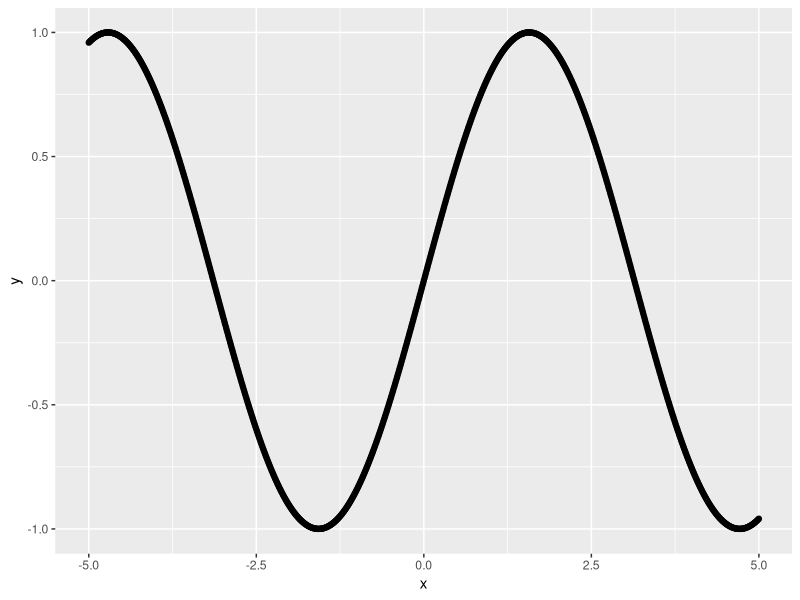
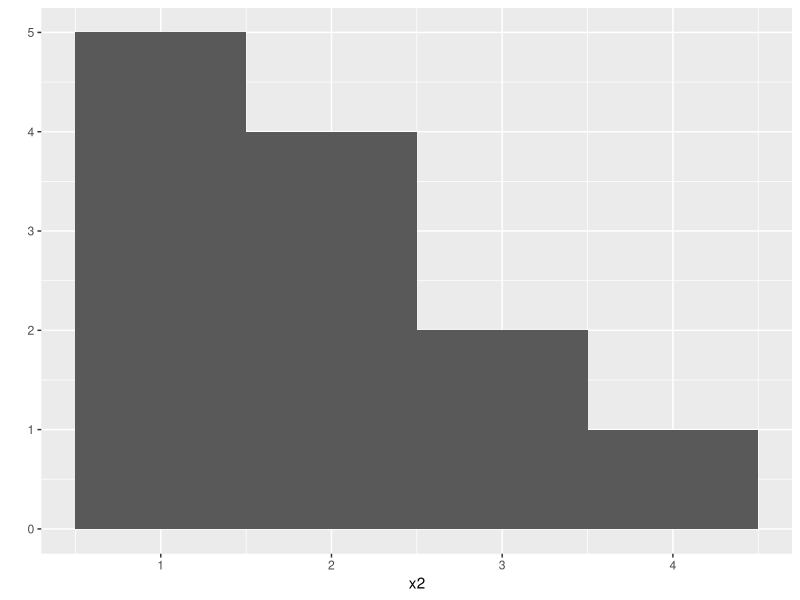
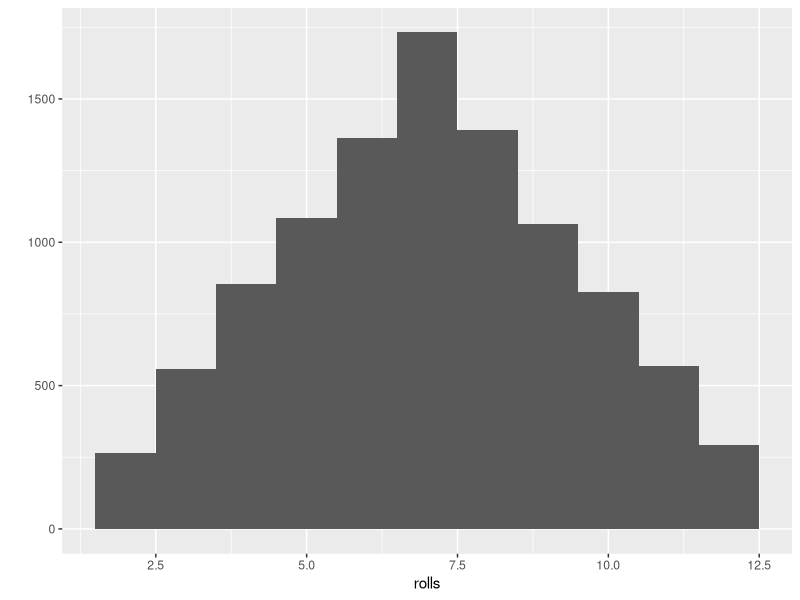

R code for these plots, in order:
## ---- chunk 1
knitr::opts_chunk$set(echo = TRUE)
## ---- chunk 2
die <- 1:6 # Creating a vector
die

die + 10 # Adds 1 to all vector elements 
die - 1 # Removes 1 from all vector elements
die / 2 # element wise division
die * 2 # element wise multiplication
## ---- chunk 3
1:2
4:9
1:2 - 4:9
## ---- chunk 4
die <- 1:6

die %*% die # Inner matrix multiplication

die %o% die # Outer matrix multiplication

## ---- chunk 5
round(3.1)   # Rounds the closer end (floor or ceil)
factorial(5) # Takes the factorial of the argument
mean(1:6)    # Returns the mean of the given argument 


# sample function takes two arguments vector and size 
# x allows us to define the range where to choose from
# and size determines how many random number to return
sample(x = 1:6, size = 2)  
## ---- chunk 6
args(sample)
## ---- chunk 7
# We assing function to a name holder
# If want to allow function to take parameters add 
# them in between paranthesises
my_function <- function() {
  # Here is function body
    # Indentation makes life easier!
}
## ---- chunk 8
roll <- function(bones = 1:6){
  dice <- sample(bones, size=2, replace = TRUE)
  sum(dice)
}

roll()
## ---- chunk 9
library("ggplot2")
x <- seq(from = -5, to = 5, by = 0.01)
y <- sin(x)
qplot(x, y) # Dense Scatter Plot
## ---- chunk 10
x2 <- c(1, 1, 1, 1, 1, 2, 2, 2, 2, 3, 3, 4)
qplot(x2, binwidth = 1) # Plotting an histogram
## ---- chunk 11
replicate(10, roll()) # We are replicating roll function 10 times 
## ---- chunk 12
rolls <- replicate(10000, roll())
qplot(rolls, binwidth = 1)
## ---- chunk 13
vec <- c(1,2,3,4,5) # 1:5 will do same
vec
is.vector(vec) # Check if is vector
## ---- chunk 14
a <- 1
is.vector(a) # Checks if vector
length(a) # Returns the length of the value passed
## ---- chunk 15
a <- 1L
b <- 1
typeof(a) # Shows the type 
typeof(b)
## ---- chunk 16
die
names(die) <- c("one", "two", "three", "four", "five", "six")
names(die)
attributes(die)
## ---- chunk 17
die + 1

# We can also remove the names by assigning NULL
names(die) <- NULL
die
## ---- chunk 18
dim(die) <- c(2, 3) # 2 rows 3 columns
die # dim attribute transforms vector into n dim matrix , 2 dimension in this case
## ---- chunk 19
die <- 1:6
m <- matrix(die, nrow = 2) # Matrix Function
m
## ---- chunk 20
ar <- array(c(11:14, 21:24, 31:34), dim = c(2, 2, 3))
ar
## ---- chunk 21
gender <- factor(c("male", "female", "female", "male"))
typeof(gender)
attributes(gender)
## ---- chunk 22
gender

unclass(gender)
## ---- chunk 23
list1 <- list(100:110, "R", list(TRUE, FALSE))
list1
## ---- chunk 24
card <- list("ace", "hearts", 1)
card
## ---- chunk 25
deck <- data.frame(
  face = c("king", "queen", "jack", "ten", "nine", "eight", "seven", "six",
    "five", "four", "three", "two", "ace", "king", "queen", "jack", "ten",
    "nine", "eight", "seven", "six", "five", "four", "three", "two", "ace",
    "king", "queen", "jack", "ten", "nine", "eight", "seven", "six", "five",
    "four", "three", "two", "ace", "king", "queen", "jack", "ten", "nine",
    "eight", "seven", "six", "five", "four", "three", "two", "ace"),
  
  suit = c("spades", "spades", "spades", "spades", "spades", "spades",
    "spades", "spades", "spades", "spades", "spades", "spades", "spades",
    "clubs", "clubs", "clubs", "clubs", "clubs", "clubs", "clubs", "clubs",
    "clubs", "clubs", "clubs", "clubs", "clubs", "diamonds", "diamonds",
    "diamonds", "diamonds", "diamonds", "diamonds", "diamonds", "diamonds",
    "diamonds", "diamonds", "diamonds", "diamonds", "diamonds", "hearts",
    "hearts", "hearts", "hearts", "hearts", "hearts", "hearts", "hearts",
    "hearts", "hearts", "hearts", "hearts", "hearts"),
  
  value = c(13, 12, 11, 10, 9, 8, 7, 6, 5, 4, 3, 2, 1, 13, 12, 11, 10, 9, 8,
    7, 6, 5, 4, 3, 2, 1, 13, 12, 11, 10, 9, 8, 7, 6, 5, 4, 3, 2, 1, 13, 12, 11,
    10, 9, 8, 7, 6, 5, 4, 3, 2, 1)
)
## ---- chunk 26
# mydata = read.csv("filename.csv") # Just a dummy example
## ---- chunk 27
# We are using write.csv function with deck data 
#  specify the names and we did not want the row names.
write.csv(deck, file = "cards.csv", row.names = FALSE) 
## ---- chunk 28
head(deck)
deck[1,1]
## ---- chunk 29
deck[1, c(1, 2, 3)] # We can pass vectors to get more
## ---- chunk 30
deck[-1, 1:3] # Return everything but first row
deck[-(2:52), 1:3] # Return only first row
## ---- chunk 31
deck[ , "value"] # Return the entire value column
## ---- chunk 32
deck$value
mean(deck$value) # Very convenient when it comes to descriptive stats
## ---- chunk 33
lst <- list(numbers = c(1, 2), logical = TRUE, strings = c("a", "b", "c"))
lst[1]
# sum(lst[1]) # Will give error because returns list not vector
lst$numbers
lst[[1]]
sum(lst[[1]]) # This will work because it returns list
## ---- chunk 34
vec <- c(0, 0, 0, 0, 0, 0)
vec
vec[1] <- 1000
vec
## ---- chunk 35
vec[c(1, 3, 5)] <- c(1, 1, 1)
vec
## ---- chunk 36
deck2 <- deck
deck2$new <- 1:52
head(deck2)
## ---- chunk 37
deck2$new <- NULL # Simply passing NULL value to new column will drop it
head(deck2)
## ---- chunk 38
sum(deck2$face == "ace")
## ---- chunk 39
deck[deck$face == "queen", ] # Nice way to subset
## ---- chunk 40
1+NA
## ---- chunk 41
mean(c(NA, 1:50))
## ---- chunk 42
mean(c(NA, 1:50), na.rm = TRUE)
## ---- chunk 43
vec <- c(1, 2, 3, NA)
is.na(vec)
